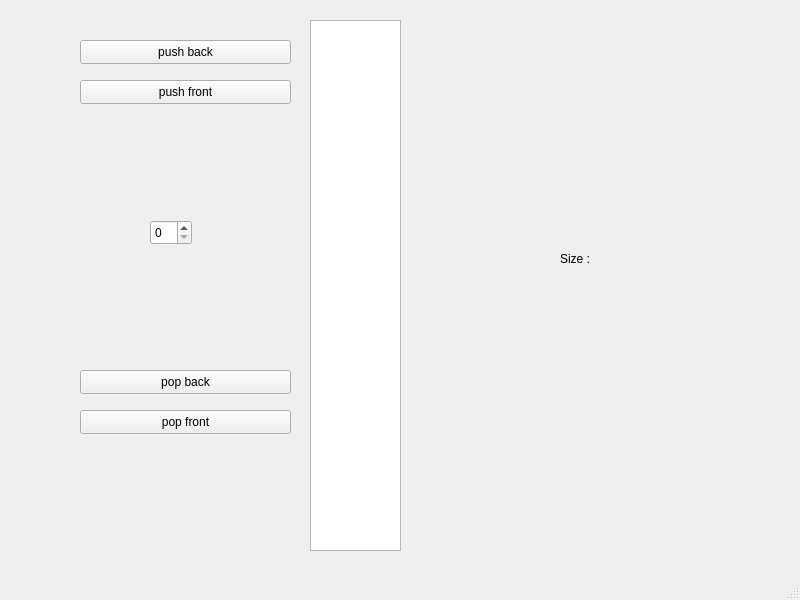
<?xml version="1.0" encoding="UTF-8"?>
<ui version="4.0">
 <class>MainWindow</class>
 <widget class="QMainWindow" name="MainWindow">
  <property name="geometry">
   <rect>
    <x>0</x>
    <y>0</y>
    <width>800</width>
    <height>600</height>
   </rect>
  </property>
  <property name="windowTitle">
   <string>MainWindow</string>
  </property>
  <widget class="QWidget" name="centralwidget">
   <widget class="QListWidget" name="listWidget">
    <property name="enabled">
     <bool>true</bool>
    </property>
    <property name="geometry">
     <rect>
      <x>310</x>
      <y>20</y>
      <width>91</width>
      <height>531</height>
     </rect>
    </property>
   </widget>
   <widget class="QPushButton" name="pushButton_pushb">
    <property name="geometry">
     <rect>
      <x>80</x>
      <y>40</y>
      <width>211</width>
      <height>24</height>
     </rect>
    </property>
    <property name="text">
     <string>push back</string>
    </property>
   </widget>
   <widget class="QPushButton" name="pushButton_pushf">
    <property name="geometry">
     <rect>
      <x>80</x>
      <y>80</y>
      <width>211</width>
      <height>24</height>
     </rect>
    </property>
    <property name="text">
     <string>push front</string>
    </property>
   </widget>
   <widget class="QPushButton" name="pushButton_popb">
    <property name="geometry">
     <rect>
      <x>80</x>
      <y>370</y>
      <width>211</width>
      <height>24</height>
     </rect>
    </property>
    <property name="text">
     <string>pop back</string>
    </property>
   </widget>
   <widget class="QPushButton" name="pushButton_popf">
    <property name="geometry">
     <rect>
      <x>80</x>
      <y>410</y>
      <width>211</width>
      <height>24</height>
     </rect>
    </property>
    <property name="text">
     <string>pop front</string>
    </property>
   </widget>
   <widget class="QSpinBox" name="spinBox">
    <property name="geometry">
     <rect>
      <x>150</x>
      <y>220</y>
      <width>42</width>
      <height>25</height>
     </rect>
    </property>
   </widget>
   <widget class="QLabel" name="label">
    <property name="geometry">
     <rect>
      <x>620</x>
      <y>250</y>
      <width>49</width>
      <height>16</height>
     </rect>
    </property>
    <property name="text">
     <string/>
    </property>
   </widget>
   <widget class="QLabel" name="label_2">
    <property name="geometry">
     <rect>
      <x>560</x>
      <y>250</y>
      <width>41</width>
      <height>17</height>
     </rect>
    </property>
    <property name="text">
     <string>Size :</string>
    </property>
   </widget>
  </widget>
  <widget class="QMenuBar" name="menubar">
   <property name="geometry">
    <rect>
     <x>0</x>
     <y>0</y>
     <width>800</width>
     <height>22</height>
    </rect>
   </property>
  </widget>
  <widget class="QStatusBar" name="statusbar"/>
 </widget>
 <resources/>
 <connections/>
</ui>
